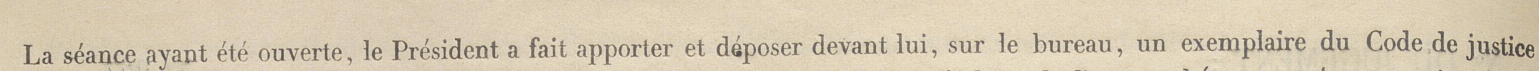
#> input picture src/varia/Lines_Classifier/out.png, 3077 x 142 px (shown at 1/2 size)
$ python -i train_lines_classifier.py   (imports and definitions only)
#> lines starting #> are read from the running program, lines starting #| are printed output that depends on the picture
import glob
import pickle
import shutil
import sys
from multiprocessing import Pool

import tqdm
import PIL.Image as Image
from sklearn.ensemble import RandomForestClassifier
from sklearn import svm
from sklearn.model_selection import train_test_split
from sklearn.metrics import accuracy_score, classification_report
import skimage
from skimage import color, data, exposure
from skimage import io
import random
import cv2
import joblib
import os
import matplotlib.pyplot as plt


class LinesClassifier():
	def __init__(self,
				 build_vocab=True,
				 corpus_path=None,
				 binary_corpus_path=None,
				 max_size=None,
				 model_path=None,
				 vocab_path=None):
		self.corpus_path=corpus_path
		if build_vocab:
			self.vocab, self.reverse_vocab = self.build_classes_vocab(path=corpus_path)
		self.model_path = None
		self.binary_corpus_path = binary_corpus_path
		self.max_size = max_size

		self.model = joblib.load(model_path)
		self.vocab = joblib.load(vocab_path)


	# [54 lines left out: functions pad_image, load_to_greyscale, extract_features, reveal_hog_features, not called in this run]

	def build_classes_vocab(self, path):
		vocab = {idx: dir.split("/")[-1] for idx, dir in enumerate(glob.glob(path))}
		reverse_vocab = {value: key for key, value in vocab.items()}
		return vocab, reverse_vocab

	# [13 lines left out: function hog_label_from_image, not called in this run]

	def retrieve_hog_and_label(self, image):
		return self.hog_label_from_image(image, produce_labels=True)

	# [89 lines left out: functions build_dataset, load_corpus, train, predict_line, predict_to_dir, not called in this run]

	# Predict on the test set results


# [9 lines not run here, left out]

>>> import cv2
>>> picture = cv2.imread('out.png', cv2.IMREAD_GRAYSCALE)
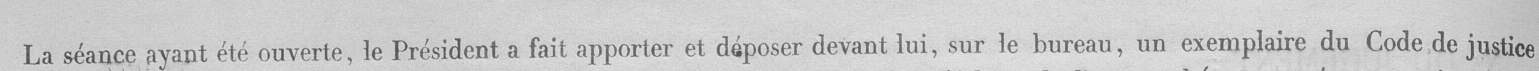
#> picture: shape (142, 3077) (shown at 1/2 size); min 45, max 249, mean 201.6
>>> result = LinesClassifier().retrieve_hog_and_label(picture)
#> (the run stopped early here; a loop or call above may not have finished)
